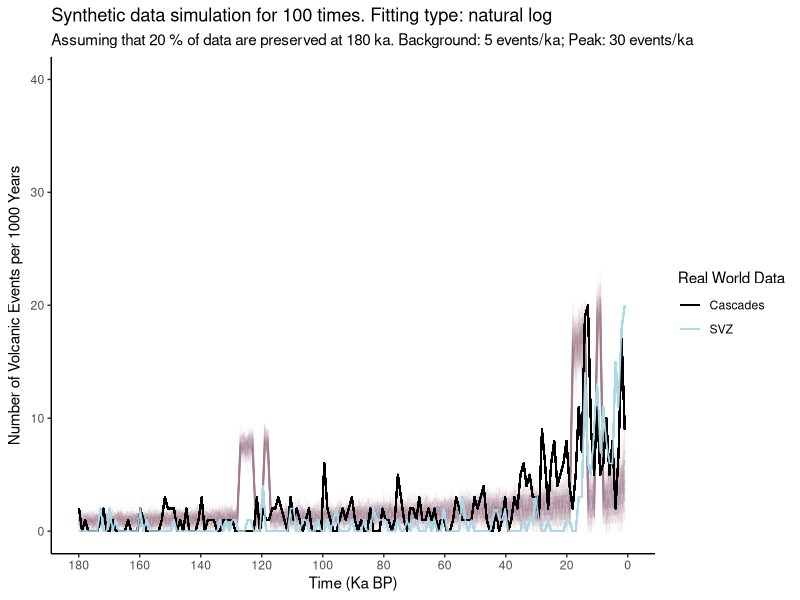

This figure's R source:
## ---- chunk 1
knitr::opts_chunk$set(echo = TRUE, warning=FALSE, message=FALSE)

## ---- chunk 2
synthetic_gen <- function(background, background_sd, peak, peak_sd, ar_uncertainty, degla1_begin, degla1_end, degla2_begin, degla2_end, small, gap){
  
  bg <- background
  pk <- peak
  bgsd <- background_sd
  pksd <- peak_sd
  t1 <- degla1_begin
  t2 <- degla1_end
  t3 <- degla2_begin
  t4 <- degla2_end
  gap <- as.integer(gap)
  
  library(ggplot2)
  
  # Initiating a new data.frame for the synthetic data
  syn <- data.frame(ka = c(1:180))
  syn$yearsBP <- NA
  for (i in 1:nrow(syn)){
    syn$yearsBP[i] <- syn$ka[i] * 1000
  }
  
  # Generating the synthetic data
  # method:
  # 1) Background noise = 5 +/- 4;
  #    The variation is based on the normal distribution
  #    using rnorm(1, mean=5, sd=2) function with as.integer()function
  #    which is: as.integer(rnorm(1, mean=5, sd=2))
  # 2) Peaks at interglacial periods:
  #    when ka -> (14, 18) OR (123, 127)
  # 3) Data at peaks = 30 +/- 5
  #    which is: as.integer(rnorm(1, mean=30, sd=2.5))
  syn$events <- NA
  
  if(small==1){
      for (i in 1:nrow(syn)){
        if(isTRUE(i>=t4 && i<=t3) || isTRUE(i>=t2 && i<=t1)){
            syn$events[i] <- as.integer(rnorm(1, mean=pk, sd=pksd))
            if(syn$events[i] < 0){
              syn$events[i] <- 0
            }
        } else if(isTRUE(i>=(t4-gap) && i<=(t4-gap+1)) || isTRUE(i>=(t2-gap) && i<=(t2-gap+1))){
            syn$events[i] <- as.integer(rnorm(1, mean=pk, sd=pksd))
            if(syn$events[i] < 0){
              syn$events[i] <- 0
            }
        } else {
            syn$events[i] <- as.integer(rnorm(1, mean=bg, sd=bgsd))
            if(syn$events[i] < 0){
              syn$events[i] <- 0
            }
        }
    }
  } else {
    for (i in 1:nrow(syn)){
        if(isTRUE(i>=t4 && i<=t3) || isTRUE(i>=t2 && i<=t1)){
            syn$events[i] <- as.integer(rnorm(1, mean=pk, sd=2.5))
            if(syn$events[i] < 0){
              syn$events[i] <- 0
            }
        } else {
            syn$events[i] <- as.integer(rnorm(1, mean=bg, sd=2))
            if(syn$events[i] < 0){
              syn$events[i] <- 0
            }
        }
    }
  }
  
  # generating temporal uncertainty up to 10% for Argon dating
  for (i in 2:(nrow(syn)-1)){
    x <- runif(1,0,1)
    if(x < ar_uncertainty/2){
      syn$events[i-1] <- syn$events[i-1] * (1 + ar_uncertainty/2)
      syn$events[i] <-  syn$events[i] * (1 - ar_uncertainty/2)
      if(syn$events[i] < 0){
        syn$events[i] <- 0
      }
    } else if (x > (1 - ar_uncertainty/2)) {
      syn$events[i] <- syn$events[i] * (1 + ar_uncertainty/2)
      syn$events[i+1] <-  syn$events[i+1] * (1 - ar_uncertainty/2)
      if(syn$events[i+1] < 0){
        syn$events[i+1] <- 0
      }
    }
  }
  
  
  # plot to see the synthetic data
  
  plot <- ggplot()+
    geom_line(data=syn, aes(x=syn$ka, y=syn$events))+
    scale_x_reverse(limits = c(180, 0),breaks = scales::pretty_breaks(n = 18)) +
    ggtitle("Synthetic data") +
    theme(panel.grid.major = element_blank(), panel.grid.minor = element_blank(),
          panel.background = element_blank(), axis.line = element_line(colour = "black"))+
    labs(y = "Events",
         x = "Ka")
  
  plot
  
  return(syn)
}

## ---- chunk 3
mc_syn <- function(type, p, run, background, background_sd, peak, peak_sd, ar_uncertainty, degla1_begin, degla1_end, degla2_begin, degla2_end, small, gap, plot){
  
  require(stringdist)
  
  #df <- syn
  #p <- 0.1
  #run <- 100
  
  
  bg <- background
  pk <- peak
  bgsd <- background_sd
  pksd <- peak_sd
  t1 <- degla1_begin
  t2 <- degla1_end
  t3 <- degla2_begin
  t4 <- degla2_end
  #type <-"linear"
  cascades<-read.csv(file="realData/cascades_simp.csv", header=TRUE, sep=",")
  svz<-read.csv(file="realData/svz_simp.csv", header=TRUE, sep=",")
  
  # Initiating the output data frame
  output <- data.frame(ka = c(1:180))
  
  if(type %in% "linear"){
    
    for(mc in 1:run){
      # generate a new synthetic dataset
      df <- synthetic_gen(bg, bgsd, pk, pksd, ar_uncertainty, t1, t2, t3, t4, small, gap)
      
      # calculate the number of events preserved in each time period
      output$nextrun <- NA
      df$prob <- NA
      
      # In the linear case, the fitting curve y = kx + b passes through (0,1) and (180, p)
      # Therefore:
      # b = 1 and 180k + 1 = p
      # solve: k = (p-1)/180
      # And the curve is: y = (p-1) * x / 180 + 1 where y is the prob and x is ka
      # And the number of preserved events is y * df$events[i]
      
      for (i in 1:nrow(output)){
        df$prob[i] <- (p-1) * df$ka[i] / 180 + 1
        output$nextrun[i] <- ((p-1) * output$ka[i] / 180 + 1) * df$events[i]
      }

      
      # set the column name
      names(output)[mc+1] <- paste("Simu",toString(mc), sep = " ", collapse = NULL)

    }
    # plot
    
    if(plot==0){
        maint <- paste("Synthetic data simulation for", toString(run), "times. Fitting type:", type)
        subt <- paste("Assuming that", toString(p*100), "% of data are preserved at 180 ka. Background:", toString(bg), "events/ka; Peak:", toString(pk), "events/ka")
        last <- run + 1
        plot <- ggplot()
        for(i in 2:last){
              gg.data <- data.frame(Time=output[,1], Events=output[,i])
              plot<- plot+
              geom_line(data=gg.data, aes(x=Time, y=Events),size = 0.5, colour="#A67C94", alpha = 0.05) 
            }
    
        plot <- plot + scale_x_reverse(limits = c(180, 0.1),breaks = scales::pretty_breaks(n = 9)) +
        ggtitle(maint, subt) +
        theme(panel.grid.major = element_blank(), panel.grid.minor = element_blank(),
            panel.background = element_blank(), axis.line = element_line(colour = "black"))+
        scale_y_continuous(name = expression("Number of Volcanic Events per 1000 Years"), limits = c(0, 40))+
        labs(y = "Counts",
            x = "Time (Years BP)",
            colour = "Parameter")
        print(plot)
    } else {
        maint <- paste("Synthetic data simulation for", toString(run), "times. Fitting type:", type)
        subt <- paste("Assuming that", toString(p*100), "% of data are preserved at 180 ka. Background:", toString(bg), "events/ka; Peak:", toString(pk), "events/ka")
        last <- run + 1
        plot <- ggplot()
        for(i in 2:last){
              gg.data <- data.frame(Time=output[,1], Events=output[,i])
              plot<- plot+
              geom_line(data=gg.data, aes(x=Time, y=Events),size = 0.5, colour="#A67C94", alpha = 0.05)+
              geom_freqpoly(data=cascades, aes(x=ka, colour="Cascades"), bins=180)+
              geom_freqpoly(data=svz, aes(x=ka, colour="SVZ"), bins=180)+
              scale_colour_manual(values = c(
                'Cascades' = 'black',
                'SVZ' = 'light blue'))
            }
    
        plot <- plot + scale_x_reverse(limits = c(180, 0.1),breaks = scales::pretty_breaks(n = 9)) +
        ggtitle(maint, subt) +
        theme(panel.grid.major = element_blank(), panel.grid.minor = element_blank(),
            panel.background = element_blank(), axis.line = element_line(colour = "black"),
            legend.key = element_rect(colour = "white", fill = NA))+
        scale_y_continuous(name = expression("Number of Volcanic Events per 1000 Years"), limits = c(0, 40))+
        labs(y = "Counts",
            x = "Time (Years BP)",
            colour = "Real World Data")
        print(plot)
          
        }

    
    # return data
    return(output)
    
  } else if (type %in% "inverse"){
    for(mc in 1:run){
      # generate a new synthetic dataset
      df <- synthetic_gen(bg, bgsd, pk, pksd, ar_uncertainty, t1, t2, t3, t4, small, gap)
      
      # calculate the number of events preserved in each time period
      output$nextrun <- NA
      df$prob <- NA
      
      # In the linear case, the fitting curve y = k/(x + b) passes through (0,1) and (180, p)
      # Therefore:
      # b = -k and k/(180 + k) = p
      # solve: k = 180*p/(1 - p)
      # And the curve is: y = (180 * p / (1 - p))/ (x + (180 * p / (1 - p)))
      # where y is the prob and x is ka
      # And the number of preserved events is y * df$events[i]
      
      for (i in 1:nrow(output)){
        df$prob[i] <- (180 * p / (1 - p))/ (df$ka[i] + (180 * p / (1 - p)))
        output$nextrun[i] <- df$prob[i] * df$events[i]
      }
      
      
      # set the column name
      names(output)[mc+1] <- paste("Simu",toString(mc), sep = " ", collapse = NULL)
      
    }
    
    # plot
    if(plot==0){
       maint <- paste("Synthetic data simulation for", toString(run), "times. Fitting type:", type, "proportional")
      subt <- paste("Assuming that", toString(p*100), "% of data are preserved at 180 ka. Background:", toString(bg), "events/ka; Peak:", toString(pk), "events/ka")
      last <- run + 1
      plot <- ggplot()
      for(i in 2:last){
        gg.data <- data.frame(Time=output[,1], Events=output[,i])
        plot<- plot+
          geom_line(data=gg.data, aes(x=Time, y=Events),size = 0.5, colour="#A67C94", alpha = 0.05) 
      }
    
      plot <- plot + scale_x_reverse(limits = c(180, 0.1),breaks = scales::pretty_breaks(n = 9)) +
        ggtitle(maint, subt) +
        theme(panel.grid.major = element_blank(), panel.grid.minor = element_blank(),
              panel.background = element_blank(), axis.line = element_line(colour = "black"),
              legend.key = element_rect(colour = "white", fill = NA))+
        scale_y_continuous(name = expression("Number of Volcanic Events per 1000 Years"), limits = c(0, 40))+
        labs(y = "Counts",
            x = "Time (Ka BP)",
            colour = "Parameter")
      print(plot)
    } else {
       maint <- paste("Synthetic data simulation for", toString(run), "times. Fitting type:", type, "proportional")
      subt <- paste("Assuming that", toString(p*100), "% of data are preserved at 180 ka. Background:", toString(bg), "events/ka; Peak:", toString(pk), "events/ka")
      last <- run + 1
      plot <- ggplot()
      for(i in 2:last){
        gg.data <- data.frame(Time=output[,1], Events=output[,i])
        plot<- plot+
          geom_line(data=gg.data, aes(x=Time, y=Events),size = 0.5, colour="#A67C94", alpha = 0.05)+
          geom_freqpoly(data=cascades, aes(x=ka, colour="Cascades"), bins=180)+
          geom_freqpoly(data=svz, aes(x=ka, colour="SVZ"), bins=180)+
          scale_colour_manual(values = c(
            'Cascades' = 'black',
            'SVZ' = 'light blue'))
      }
    
      plot <- plot + scale_x_reverse(limits = c(180, 0.1),breaks = scales::pretty_breaks(n = 9)) +
        ggtitle(maint, subt) +
        theme(panel.grid.major = element_blank(), panel.grid.minor = element_blank(),
              panel.background = element_blank(), axis.line = element_line(colour = "black"),
              legend.key = element_rect(colour = "white", fill = NA))+
        scale_y_continuous(name = expression("Number of Volcanic Events per 1000 Years"), limits = c(0, 40))+
        labs(y = "Counts",
            x = "Time (Ka BP)",
            colour = "Real World Data")
      print(plot)
    }

  } else if (type %in% "log"){
    
    # for convenience in natural log calculation, we use probability of DROPPING instead of KEEPING
    # so we need to initiating a new var called p1
    
    p1 <- 1 - p
    
    for(mc in 1:run){
      # generate a new synthetic dataset
      df <- synthetic_gen(bg, bgsd, pk, pksd, ar_uncertainty, t1, t2, t3, t4, small, gap)
      
      # calculate the number of events preserved in each time period
      output$nextrun <- NA
      df$prob <- NA
      
      # In the natural log case, the fitting curve y = ln(x+b)/k passes through (0,1) and (180, p1)
      # detailed calculation could be found on the github folder named naturalLog.png
      # And the curve is: y = ln(x+1)/(5.198/p1)
      # And the number of preserved events is (1-y) * df$events[i]
      
      for (i in 1:nrow(output)){
        df$prob[i] <- 1- (log(df$ka[i] + 1) / (5.198 / p1))
        output$nextrun[i] <- df$prob[i] * df$events[i]
      }
      
      
      # set the column name
      names(output)[mc+1] <- paste("Simu",toString(mc), sep = " ", collapse = NULL)
      
    }
    # plot
    
    if(plot==0){
          maint <- paste("Synthetic data simulation for", toString(run), "times. Fitting type: natural", type)
          subt <- paste("Assuming that", toString(p*100), "% of data are preserved at 180 ka. Background:", toString(bg), "events/ka; Peak:", toString(pk), "events/ka")
          last <- run + 1
          plot <- ggplot()
          for(i in 2:last){
              gg.data <- data.frame(Time=output[,1], Events=output[,i])
              plot<- plot+
              geom_line(data=gg.data, aes(x=Time, y=Events),size = 0.5, colour="#A67C94", alpha = 0.05) 
            }
    
          plot <- plot + scale_x_reverse(limits = c(180, 0.1),breaks = scales::pretty_breaks(n = 9)) +
          ggtitle(maint, subt) +
          theme(panel.grid.major = element_blank(), panel.grid.minor = element_blank(),
              panel.background = element_blank(), axis.line = element_line(colour = "black"))+
              scale_y_continuous(name = expression("Number of Volcanic Events per 1000 Years"), limits = c(0, 40))+
              labs(y = "Counts",
                   x = "Time (Ka BP)",
                  colour = "Parameter")
          print(plot)
    } else {
          maint <- paste("Synthetic data simulation for", toString(run), "times. Fitting type: natural", type)
          subt <- paste("Assuming that", toString(p*100), "% of data are preserved at 180 ka. Background:", toString(bg), "events/ka; Peak:", toString(pk), "events/ka")
          last <- run + 1
          plot <- ggplot()
          for(i in 2:last){
              gg.data <- data.frame(Time=output[,1], Events=output[,i])
              plot<- plot+
              geom_line(data=gg.data, aes(x=Time, y=Events),size = 0.5, colour="#A67C94", alpha = 0.05)+
              geom_freqpoly(data=cascades, aes(x=ka, colour="Cascades"), bins=180)+
              geom_freqpoly(data=svz, aes(x=ka, colour="SVZ"), bins=180)+
              scale_colour_manual(values = c(
                'Cascades' = 'black',
                'SVZ' = 'light blue'))
            }
    
          plot <- plot + scale_x_reverse(limits = c(180, 0.1),breaks = scales::pretty_breaks(n = 9)) +
          ggtitle(maint, subt) +
          theme(panel.grid.major = element_blank(), panel.grid.minor = element_blank(),
              panel.background = element_blank(), axis.line = element_line(colour = "black"),
              legend.key = element_rect(colour = "white", fill = NA))+
              scale_y_continuous(name = expression("Number of Volcanic Events per 1000 Years"), limits = c(0, 40))+
              labs(y = "Counts",
                   x = "Time (Ka BP)",
                  colour = "Real World Data")
          print(plot)
    }

    
    # return data
    return(output)
    
  } else {
    error <- "Fitting curve options: linear, log or inverse"
    print(error)
    return(NA)
  }
  
  
}
## ---- chunk 4
setwd("~/Documents/github/synthetic_svz")
# Set the working directory to one level above the folder containing real world data csv files

result <- mc_syn("log", 0.2, 100, 5, 2, 30, 2.5, 0.1, 127, 123, 18, 14, 1, 5, 1)
